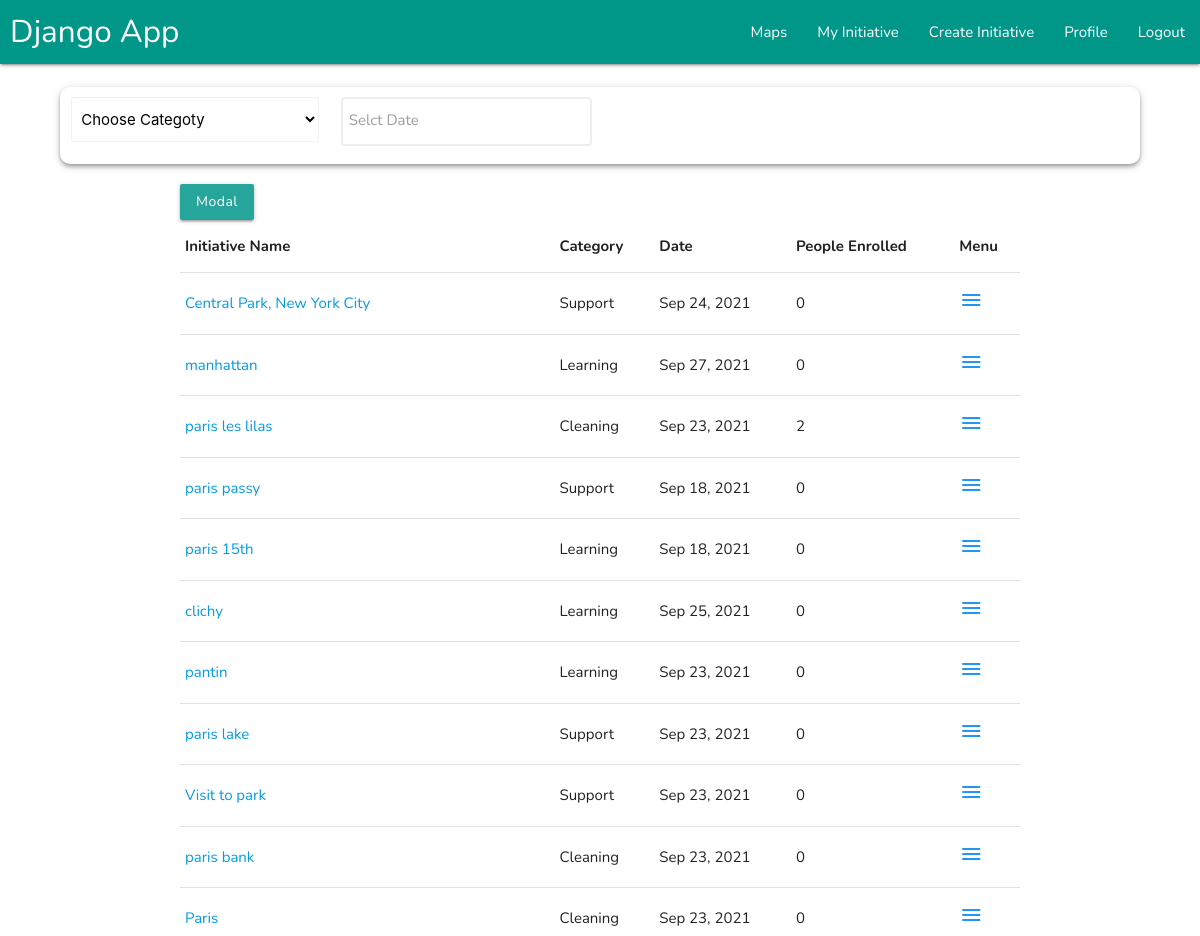
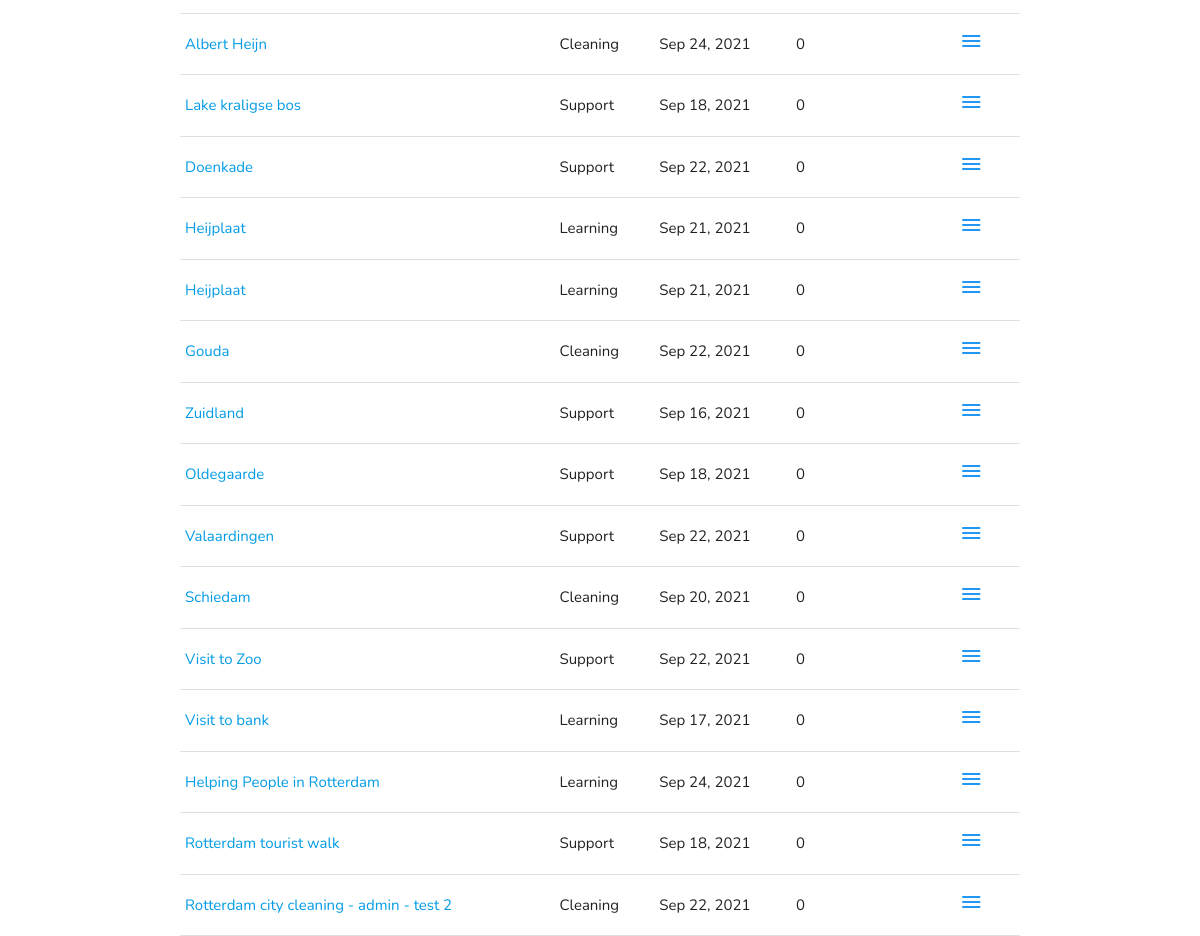
The app's page /my_initiatives/ (signed in) with its own data (2 pictures, top to bottom).
### root/models.py (models this page shows, shortened)
class Initiative_Table(models.Model):
    title           = models.CharField(max_length=10000,blank=True,default='')
    description     = models.TextField(max_length=1000000,blank=True,default='')
    place_name      = models.CharField(max_length=1000000,blank=True,default='')
    longitude       = models.CharField(max_length=10000,blank=True,default='')
    latitude        = models.CharField(max_length=10000,blank=True,default='')
    event_date      = models.CharField(max_length=10000,blank=True,default='',null=True)
    date_object     = models.DateField(blank=True,null=True)
    category        = models.ForeignKey(Initiative_Category,on_delete=models.CASCADE,related_name="Category",default=None)
    is_green_area   = models.BooleanField(default=False,blank=True)
    owner           = models.ForeignKey(User,on_delete=models.CASCADE,related_name="owner",default=None)
    enrolled        = models.ManyToManyField(User, related_name="enrolled",blank=True)
    particiapnt_badges= models.ManyToManyField(Badges_Container,default=None)

class Initiative_Category(models.Model):
    category        = models.CharField(max_length=10000,blank=True,default='')
    def __str__(self):
        return self.category

### dashboards/views.py (the view)
# urls.py: path('my_initiatives/', my_initiatives, name='my_initiatives'),
def my_initiatives(request):
    categories = Initiative_Category.objects.all().order_by("category").exclude(category__startswith='Green Area')
    initiatives = Initiative_Table.objects.filter(owner=request.user).order_by('-id')
    context = {
        "page_title":"All Initiative",
        'my_initiatives':initiatives,
        "categories":categories,
        "page_title":"My Initiatives"
    }
    return render(request,'dashboards/my_initiatives.html', context)

### Templates/dashboards/my_initiatives.html (shortened to what this page needs)
{% extends 'base.html' %}v
{% block 'mainbody' %}
<br>
<div class="z-depth-2" style="border-radius: 10px;margin:0px 5%">
  <div class="row" style="padding:10px 0px">
    <div class="col s12 m6 l3">
      <select name="category" class="browser-default" id="select_category" required>
        <option value="" disabled selected>Choose Categoty</option>
      </select>
    </div>
    <div class="col s12 m6 l3">
      <div class="input-field input-outlined" style="margin: 0%;">
        <input id="date" type="text" class="input-outlined datepicker">
        <label for="date">Selct Date</label>
      </div>
    </div>
  </div>
</div>
<div class="container">
  <a class="waves-effect waves-light btn modal-trigger minimized_modal_loader_btn" href="#modal1">Modal</a>
  <div>
    {% if my_initiatives %}
    <table>
      <thead>
        <tr>
          <th>Initiative Name</th>
          <th>Category</th>
          <th>Date</th>
          <th>People Enrolled</th>
          <th>Menu</th>
        </tr>
      </thead>
      <tbody>
        {% for initiative in my_initiatives %}
        <tr id="{{initiative.id}}">
          <td> <a href="/update_initiative/{{initiative.id}}">{{initiative.title}}</a></td>
          <td>{{initiative.category}}</td>
          <td>{{initiative.event_date}}</td>
          <td>{{initiative.enrolled.count}}</td>
          <td> <i id="{{initiative.id}}" class="modal_loader_icon material-icons blue-text" style="cursor:pointer !important">menu</i> </td>
        </tr>
        {% endfor %}
      </tbody>
    </table>
    {% else %}
    <center>
      <img src="https://cdn.iconscout.com/icon/free/png-256/data-not-found-1965034-1662569.png" alt="">
      <h3><b>You don't have any initiatives yet</b></h3>
    </center>
    {% endif %}
  </div>
</div>
{% endblock 'mainbody' %}

### Static/css/general_fixing.css (style rules this page uses)
:root { --geocoder_input_height: 36px !important; }

### Templates/base.html (style rules this page uses)
html { height: 100% !important; }
body { font-family: 'Nunito', sans-serif; text-align: justify; height: 100% !important; }
.btn { text-transform: none !important; }
html, body { height: 100% !important; }

### Templates/dashboards/my_initiatives.html (style rules this page uses)
.input-field.input-outlined > input { border: 2px solid #eee; padding:0px 0px 0px 1vw; width: 95%; float: none; display: block; border-radius: 4px; transition: box-shadow, border-color 0.15s; }
.input-field.input-outlined > label { left: 0.5rem; display: inline-flex; width: auto !important; }

### records on screen
Initiative_Table: title "Central Park, New York City", category "Support", event_date "Sep 24, 2021", enrolled.count "0"
Initiative_Table: title "manhattan", category "Learning", event_date "Sep 27, 2021", enrolled.count "0"
Initiative_Table: title "paris les lilas", category "Cleaning", event_date "Sep 23, 2021", enrolled.count "2"
Initiative_Table: title "paris passy", category "Support", event_date "Sep 18, 2021", enrolled.count "0"
Initiative_Table: title "paris 15th", category "Learning", event_date "Sep 18, 2021", enrolled.count "0"
Initiative_Table: title "clichy", category "Learning", event_date "Sep 25, 2021", enrolled.count "0"
Initiative_Table: title "pantin", category "Learning", event_date "Sep 23, 2021", enrolled.count "0"
Initiative_Table: title "paris lake", category "Support", event_date "Sep 23, 2021", enrolled.count "0"
Initiative_Table: title "Visit to park", category "Support", event_date "Sep 23, 2021", enrolled.count "0"
Initiative_Table: title "paris bank", category "Cleaning", event_date "Sep 23, 2021", enrolled.count "0"
Initiative_Table: title "Paris", category "Cleaning", event_date "Sep 23, 2021", enrolled.count "0"
Initiative_Table: title "Albert Heijn", category "Cleaning", event_date "Sep 24, 2021", enrolled.count "0"
Initiative_Table: title "Lake kraligse bos", category "Support", event_date "Sep 18, 2021", enrolled.count "0"
Initiative_Table: title "Doenkade", category "Support", event_date "Sep 22, 2021", enrolled.count "0"
Initiative_Table: title "Heijplaat", category "Learning", event_date "Sep 21, 2021", enrolled.count "0"
Initiative_Table: title "Heijplaat", category "Learning", event_date "Sep 21, 2021", enrolled.count "0"
Initiative_Table: title "Gouda", category "Cleaning", event_date "Sep 22, 2021", enrolled.count "0"
Initiative_Table: title "Zuidland", category "Support", event_date "Sep 16, 2021", enrolled.count "0"
Initiative_Table: title "Oldegaarde", category "Support", event_date "Sep 18, 2021", enrolled.count "0"
Initiative_Table: title "Valaardingen", category "Support", event_date "Sep 22, 2021", enrolled.count "0"
Initiative_Table: title "Schiedam", category "Cleaning", event_date "Sep 20, 2021", enrolled.count "0"
Initiative_Table: title "Visit to Zoo", category "Support", event_date "Sep 22, 2021", enrolled.count "0"
Initiative_Table: title "Visit to bank", category "Learning", event_date "Sep 17, 2021", enrolled.count "0"
Initiative_Table: title "Helping People in Rotterdam", category "Learning", event_date "Sep 24, 2021", enrolled.count "0"
Initiative_Table: title "Rotterdam tourist walk", category "Support", event_date "Sep 18, 2021", enrolled.count "0"
Initiative_Table: title "Rotterdam city cleaning - admin - test 2", category "Cleaning", event_date "Sep 22, 2021", enrolled.count "0"
